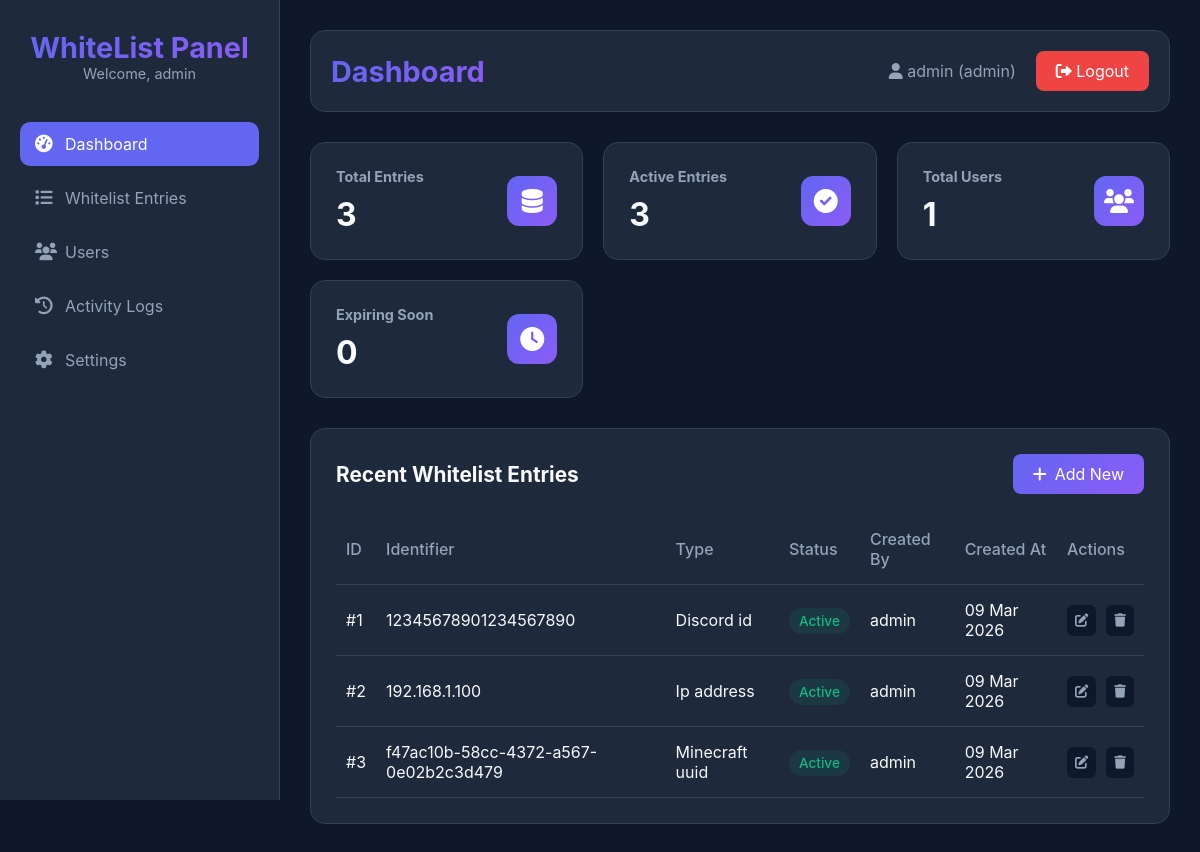
/dashboard.php (signed in), run on the app's committed database.
### tables this page shows
CREATE TABLE whitelist_entries (
    id INT AUTO_INCREMENT PRIMARY KEY,
    user_id INT,
    identifier VARCHAR(100) UNIQUE NOT NULL,
    type ENUM('minecraft_uuid', 'discord_id', 'steam_id', 'ip_address') NOT NULL,
    notes TEXT,
    status ENUM('active', 'inactive') DEFAULT 'active',
    created_at TIMESTAMP DEFAULT CURRENT_TIMESTAMP,
    expires_at TIMESTAMP NULL,
    FOREIGN KEY (user_id) REFERENCES users(id) ON DELETE SET NULL
);

CREATE TABLE users (
    id INT AUTO_INCREMENT PRIMARY KEY,
    username VARCHAR(50) UNIQUE NOT NULL,
    password VARCHAR(255) NOT NULL,
    email VARCHAR(100) UNIQUE NOT NULL,
    role ENUM('admin', 'user') DEFAULT 'user',
    created_at TIMESTAMP DEFAULT CURRENT_TIMESTAMP
);

### dashboard.php (the view, shortened to what this page needs)
<?php
$database = new Database();
$db = $database->getConnection();
$stats = [
    'total_entries' => $db->query("SELECT COUNT(*) FROM whitelist_entries")->fetchColumn(),
    'active_entries' => $db->query("SELECT COUNT(*) FROM whitelist_entries WHERE status = 'active'")->fetchColumn(),
    'total_users' => $db->query("SELECT COUNT(*) FROM users")->fetchColumn(),
    'expiring_soon' => $db->query("SELECT COUNT(*) FROM whitelist_entries WHERE expires_at IS NOT NULL AND expires_at > NOW() AND expires_at < DATE_ADD(NOW(), INTERVAL 7 DAY)")->fetchColumn()
];
$recent_entries = $db->query("
    SELECT w.*, u.username
    FROM whitelist_entries w
    LEFT JOIN users u ON w.user_id = u.id
    ORDER BY w.created_at DESC
    LIMIT 5
")->fetchAll(PDO::FETCH_ASSOC);
?>
<!DOCTYPE html>
<html lang="en">
<head>
    <link rel="stylesheet" href="https://cdnjs.cloudflare.com/ajax/libs/font-awesome/6.0.0/css/all.min.css">
</head>
<body>
    <div class="sidebar">
        <div class="sidebar-header">
            <h2>WhiteList Panel</h2>
            <p>Welcome, <?php echo htmlspecialchars($_SESSION['username']); ?></p>
        </div>
        <ul class="nav-menu">
            <li class="nav-item">
                <a href="dashboard.php" class="nav-link active">
                    <i class="fas fa-tachometer-alt"></i> Dashboard
                </a>
            </li>
            <li class="nav-item">
                <a href="whitelist.php" class="nav-link">
                    <i class="fas fa-list"></i> Whitelist Entries
                </a>
            </li>
            <li class="nav-item">
                <a href="users.php" class="nav-link">
                    <i class="fas fa-users"></i> Users
                </a>
            </li>
            <li class="nav-item">
                <a href="logs.php" class="nav-link">
                    <i class="fas fa-history"></i> Activity Logs
                </a>
            </li>
            <li class="nav-item">
                <a href="settings.php" class="nav-link">
                    <i class="fas fa-cog"></i> Settings
                </a>
            </li>
        </ul>
    </div>
    <div class="main-content">
        <div class="top-bar">
            <div class="page-title">
                <h1>Dashboard</h1>
            </div>
            <div class="user-info">
                <span><i class="fas fa-user"></i> <?php echo htmlspecialchars($_SESSION['username']); ?> (<?php echo $_SESSION['role']; ?>)</span>
                <a href="?logout=1" class="logout-btn"><i class="fas fa-sign-out-alt"></i> Logout</a>
            </div>
        </div>
        <div class="stats-grid">
            <div class="stat-card">
                <div class="stat-info">
                    <h3>Total Entries</h3>
                    <div class="stat-number"><?php echo $stats['total_entries']; ?></div>
                </div>
                <div class="stat-icon">
                    <i class="fas fa-database"></i>
                </div>
            </div>
            <div class="stat-card">
                <div class="stat-info">
                    <h3>Active Entries</h3>
                    <div class="stat-number"><?php echo $stats['active_entries']; ?></div>
                </div>
                <div class="stat-icon">
                    <i class="fas fa-check-circle"></i>
                </div>
            </div>
            <div class="stat-card">
                <div class="stat-info">
                    <h3>Total Users</h3>
                    <div class="stat-number"><?php echo $stats['total_users']; ?></div>
                </div>
                <div class="stat-icon">
                    <i class="fas fa-users"></i>
                </div>
            </div>
            <div class="stat-card">
                <div class="stat-info">
                    <h3>Expiring Soon</h3>
                    <div class="stat-number"><?php echo $stats['expiring_soon']; ?></div>
                </div>
                <div class="stat-icon">
                    <i class="fas fa-clock"></i>
                </div>
            </div>
        </div>
        <div class="recent-entries">
            <div class="section-header">
                <h2>Recent Whitelist Entries</h2>
                <a href="whitelist.php?add=1" class="add-btn">
                    <i class="fas fa-plus"></i> Add New
                </a>
            </div>
            <table>
                <thead>
                    <tr>
                        <th>ID</th>
                        <th>Identifier</th>
                        <th>Type</th>
                        <th>Status</th>
                        <th>Created By</th>
                        <th>Created At</th>
                        <th>Actions</th>
                    </tr>
                </thead>
                <tbody>
                    <?php foreach ($recent_entries as $entry): ?>
                    <tr>
                        <td>#<?php echo $entry['id']; ?></td>
                        <td><?php echo htmlspecialchars($entry['identifier']); ?></td>
                        <td><?php echo ucfirst(str_replace('_', ' ', $entry['type'])); ?></td>
                        <td>
                            <span class="status-badge <?php echo $entry['status'] == 'active' ? 'status-active' : 'status-inactive'; ?>">
                                <?php echo ucfirst($entry['status']); ?>
                            </span>
                        </td>
                        <td><?php echo htmlspecialchars($entry['username'] ?? 'System'); ?></td>
                        <td><?php echo date('d M Y', strtotime($entry['created_at'])); ?></td>
                        <td>
                            <div class="action-btns">
                                <button class="action-btn edit-btn" onclick="editEntry(<?php echo $entry['id']; ?>)">
                                    <i class="fas fa-edit"></i>
                                </button>
                                <button class="action-btn delete-btn" onclick="deleteEntry(<?php echo $entry['id']; ?>)">
                                    <i class="fas fa-trash"></i>
                                </button>
                            </div>
                        </td>
                    </tr>
                    <?php endforeach; ?>
                </tbody>
            </table>
        </div>
    </div>
</body>
</html>

### dashboard.php (style rules this page uses)
:root { --primary-color: #6366f1; --secondary-color: #8b5cf6; --success-color: #10b981; --danger-color: #ef4444; --warning-color: #f59e0b; --dark-bg: #0f172a; --card-bg: #1e293b; --text-primary: #f8fafc; --text-secondary: #94a3b8; --border-color: #334155; }
* { margin: 0; padding: 0; box-sizing: border-box; }
body { font-family: 'Inter', -apple-system, BlinkMacSystemFont, 'Segoe UI', sans-serif; background: var(--dark-bg); color: var(--text-primary); display: flex; }
.sidebar { width: 280px; background: var(--card-bg); height: 100vh; position: fixed; border-right: 1px solid var(--border-color); padding: 30px 20px; overflow-y: auto; }
.sidebar-header { text-align: center; margin-bottom: 40px; }
.sidebar-header h2 { background: linear-gradient(135deg, var(--primary-color), var(--secondary-color)); -webkit-background-clip: text; -webkit-text-fill-color: transparent; font-size: 1.8rem; }
.sidebar-header p { color: var(--text-secondary); font-size: 0.9rem; }
.nav-menu { list-style: none; }
.nav-item { margin-bottom: 10px; }
.nav-link { display: flex; align-items: center; padding: 12px 15px; color: var(--text-secondary); text-decoration: none; border-radius: 10px; transition: all 0.3s ease; }
.nav-link i { width: 20px; margin-right: 10px; font-size: 1.1rem; }
.nav-link:hover, .nav-link.active { background: var(--primary-color); color: white; }
.main-content { flex: 1; margin-left: 280px; padding: 30px; }
.top-bar { display: flex; justify-content: space-between; align-items: center; margin-bottom: 30px; padding: 20px; background: var(--card-bg); border-radius: 15px; border: 1px solid var(--border-color); }
.page-title h1 { font-size: 1.8rem; background: linear-gradient(135deg, var(--primary-color), var(--secondary-color)); -webkit-background-clip: text; -webkit-text-fill-color: transparent; }
.user-info { display: flex; align-items: center; gap: 20px; }
.user-info span { color: var(--text-secondary); }
.logout-btn { padding: 10px 20px; background: var(--danger-color); color: white; text-decoration: none; border-radius: 8px; transition: transform 0.3s ease; }
.stats-grid { display: grid; grid-template-columns: repeat(auto-fit, minmax(250px, 1fr)); gap: 20px; margin-bottom: 30px; }
.stat-card { background: var(--card-bg); border: 1px solid var(--border-color); border-radius: 15px; padding: 25px; display: flex; align-items: center; justify-content: space-between; transition: transform 0.3s ease; }
.stat-info h3 { color: var(--text-secondary); font-size: 0.9rem; margin-bottom: 10px; }
.stat-info .stat-number { font-size: 2rem; font-weight: bold; color: var(--text-primary); }
.stat-icon { width: 50px; height: 50px; background: linear-gradient(135deg, var(--primary-color), var(--secondary-color)); border-radius: 12px; display: flex; align-items: center; justify-content: center; }
.stat-icon i { font-size: 1.5rem; color: white; }
.recent-entries { background: var(--card-bg); border: 1px solid var(--border-color); border-radius: 15px; padding: 25px; }
.section-header { display: flex; justify-content: space-between; align-items: center; margin-bottom: 20px; }
.section-header h2 { font-size: 1.3rem; }
.add-btn { padding: 10px 20px; background: linear-gradient(135deg, var(--primary-color), var(--secondary-color)); color: white; text-decoration: none; border-radius: 8px; display: flex; align-items: center; gap: 8px; transition: transform 0.3s ease; }
table { width: 100%; border-collapse: collapse; }
th { text-align: left; padding: 15px 10px; color: var(--text-secondary); font-weight: 500; border-bottom: 1px solid var(--border-color); }
td { padding: 15px 10px; border-bottom: 1px solid var(--border-color); }
.status-badge { padding: 5px 10px; border-radius: 20px; font-size: 0.85rem; font-weight: 500; }
.status-active { background: rgba(16, 185, 129, 0.1); color: var(--success-color); }
.action-btns { display: flex; gap: 10px; }
.action-btn { padding: 8px; border: none; border-radius: 6px; cursor: pointer; transition: all 0.3s ease; background: var(--dark-bg); color: var(--text-secondary); }

### data on the page
whitelist_entries: id "3", user "1", identifier "f47ac10b-58cc-4372-a567-0e02b2c3d479", type "Minecraft uuid", status "Active", user.username "admin", created_at "09 Mar 2026"
whitelist_entries: id "1", identifier "12345678901234567890", type "Discord id", status "Active", user.username "admin", created_at "09 Mar 2026"
whitelist_entries: id "2", identifier "192.168.1.100", type "Ip address", status "Active", user.username "admin", created_at "09 Mar 2026"

### other printed values
$_SESSION['username'] "admin"
$_SESSION['role'] "admin"
$stats['expiring_soon'] "0"
